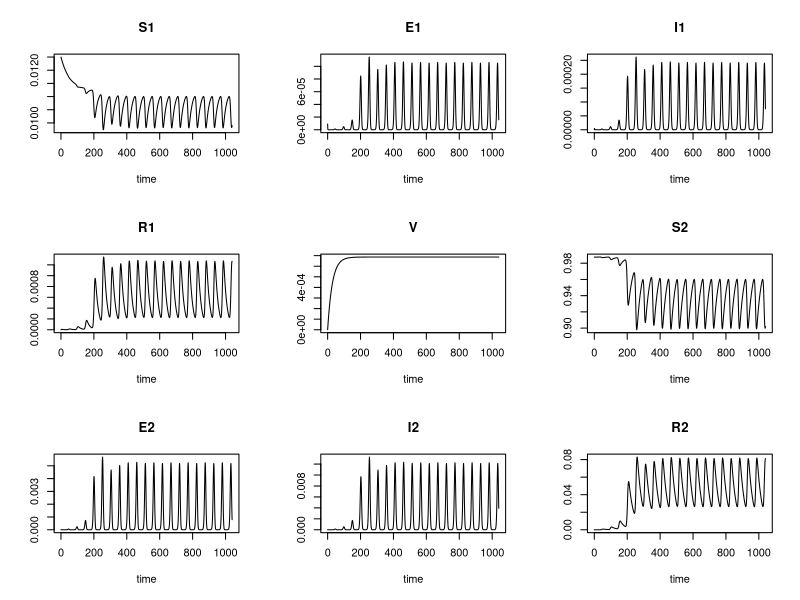

Write R code to recreate this figure. (Note: this script raises an error after producing the figure.)
###################################### #
#I. SEIRV_age model for RSV -------
###################################### #
rm(list=ls())
#setwd("/home/phuong/phuonght/gitKraken_project/RSV")
library(deSolve)
library(ggplot2)


#Changeable variables  ##########################
vac.frac = 0.1

######################################### #
# MODEL SETTINGS                     ----
######################################### #
pop_size          <- 1100000 # Belgium pop size
num_days          <- 500
num_weeks         <- 52*20
num_days_infected <- 10  #[ 8-11], 6.7 is original estimate
num_days_exposed  <- 4   # [2,6]
num_days_waning   <- 200 # [148, 164] best fit
infected_seeds    <- 10 # ? 1= 1000


######################################### #
# INITIALIZE PARAMETERS AND POPULATION ----
######################################### #
#https://steemit.com/science/@fouad/x-history-of-math-symbols

#  population states
# less than 1 yrs old:13759     #LW ?

S1 <- 1/80 # less than 1 yrs old
E1 <- infected_seeds/(pop_size)
I1 <- 0
R1 <- 0

V  <- 0

E2 <- (infected_seeds-3)/(pop_size) # greater than 1 yrs old #LW
I2 <- 0
R2 <- 0
S2 <- 1-S1-E1-I1-R1-E2-I2-R2-V

pop_size_ag1 <- round(pop_size * (1/80))
pop_size_ag2 <- pop_size - pop_size_ag1


######################################### #
# SET FUNCTION PARAMETERS            ----
######################################### #
# set time frame
times      <- seq(0, num_weeks, by = 1)

# set initial health states
states     <- c(S1 = S1,E1 = E1, I1 = I1, R1 = R1, V = V,
                S2 = S2,E2 = E2, I2 = I2, R2 = R2)

# set parameters
params     <- c(sigma = 1/0.57, #rate of movement from latent to infectious stage
                gamma = 1/1.4, # recovery rate
                # sigma = x[1], #rate of movement from latent to infectious stage
                # gamma = x[2], # recovery rate
                # nu= 0.044,     # rate of loss of immunity
                nu=  7/ num_days_waning,     # rate of loss of immunity
                eta1 = 1/(1*52),             # aging rate
                eta2 = 1/(79*52),            # aging rate
                # eta = 1/(80*52),           # death rate in general
                mu = 1/(80*52),              # birth rate
                beta1 = 0.89,                # the degree of seasonality, range [0,1],higher value stronger seasonal drivers
                phi = 2.43,                  # phase shift?
                beta0 = 1.99,                # average transmission rate
                # R0 = 3,                    # reproduction number
                delta = 0.54,                # scaled susceptibility
                alpha = 0.76,                # scaled infectiousness
                p = vac.frac                 # vaccination proportion
                )

######################################### #
# CREATE SIRV FUNCTION               ----
######################################### #
# Note: updating the health states over time and keeping track of the changes, is handled by the
# ode-function of the 'deSolve' package.
seirv_func <- function(t, states, params) {

  with(as.list(c(states, params)),
       {
         # define variables
         # P <- (S1+E1+I1+R1+S2+E2+I2+R2)
         beta <- beta0*(1+beta1*cos(2*pi*t/52+phi))


         # calculate state changes
         dS1 <- (1-p)* mu - beta*S1*(I1+alpha*I2) - eta1*S1             + nu*R1
         dE1 <-             beta*S1*(I1+alpha*I2) - eta1*E1 - sigma*E1
         dI1 <-                                   - eta1*I1 + sigma*E1  - gamma*I1
         dR1 <-                                   - eta1*R1             + gamma*I1  - nu*R1

         dV <- p*mu  - nu*V

         dS2 <- nu*V + eta1*S1 - delta*beta*S2*(I1+alpha*I2) - eta2*S2 + nu*R2
         dE2 <-        eta1*E1 + delta*beta*S2*(I1+alpha*I2) - eta2*E2 - sigma*E2
         dI2 <-        eta1*I1                               - eta2*I2 + sigma*E2 - gamma*I2
         dR2 <-        eta1*R1                               - eta2*R2            + gamma*I2 - nu*R2

         # return (dS, dI, dR) as a vector in a list (required for the 'solve' function)
         return(list(c(dS1, dE1, dI1, dR1,dV, dS2, dE2, dI2, dR2)))
       }
  )
}

######################################### #
# SOLVE ODE                          ----
######################################### #
# use the 'ode' function of deSolve package with our SIR function, health states and parameters
out <- ode(func = seirv_func, y = states, times = times, parms = params)
plot(out)

# select final 8 epidemics
times_output <- seq(num_weeks-(52*8)-2,num_weeks,1)# burning time ## shifting peaks
out <- out[out[,1] %in% times_output,] # skip the initial time points
out[,1] <- out[,1] - min(out[,1])# rescale time points

# convert the 'out' matrix into a data-frame (to enable the use of '$' to access a column by name)
out <- as.data.frame(out)
names(out)

# calculate age-specific incidence
out$I1_incidence <- out$I1*pop_size_ag1
out$I2_incidence <- out$I2*pop_size_ag2

######################################### #
# REFERENCE DATA                     ----
######################################### #

#BELGIUM DATA-----------------
ref_data <- read.csv("./RSV data/RSV_cases_time_epistat.csv")
# total cases: 63301 , less than 2yrs: 56126, 1yr:13751
#  pro_case_less1yrs <- 13751/63301
ref_data$week <- seq(1,dim(ref_data)[1])
# ref_data$cases.less1yrs <- round(ref_data$cases*pro_case_less1yrs)
## score for initial model
# ggplot(ref_data, aes(week, cases.less1yrs))+
#   geom_point()

# LW
ref_data_age       <- read.csv("./RSV data/RSV_cases_age_epistat.csv")
pro_case_less1yrs  <- ref_data_age$cases[ref_data_age$age==0] / sum(ref_data_age$cases)    #LW
ref_data$cases_ag1 <- round(ref_data$cases*pro_case_less1yrs)
ref_data$cases_ag2 <- ref_data$cases - ref_data$cases_ag1

# convert date into "date format"
ref_data$date      <- as.Date(ref_data$date)


######################################### #
# PLOT RESULTS                       ----
######################################### #

# plot results
par(mfrow =c(1,1))
plot(out$time,out$I2_incidence,type='l',lwd=3, col = 4,main='model')
lines(out$time,out$I1_incidence,type='l',lwd=3, col = 3)
legend('topleft',
       c('AG1','AG2'),
       col = c(3,4),
       lwd=2,
       cex=0.7)




# plot reference and model data
par(mfrow=c(2,1))
y_lim <- range(ref_data$cases_ag1,ref_data$cases_ag2)*1.2
plot(ref_data$week,
     ref_data$cases_ag1,
     col = 1,lwd=1,pch=20,
     ylim = y_lim,
     type='p',ylab='incidence',main='Belgium - AG1')
lines(out$time,out$I1_incidence,col=3,lwd=2)

plot(ref_data$week,
     ref_data$cases_ag2,
     col = 1,lwd=1,pch=20,
     ylim = y_lim,
     type='p',ylab='incidence',main='Belgium - AG2')
lines(out$time,out$I2_incidence,col=4,lwd=2)
